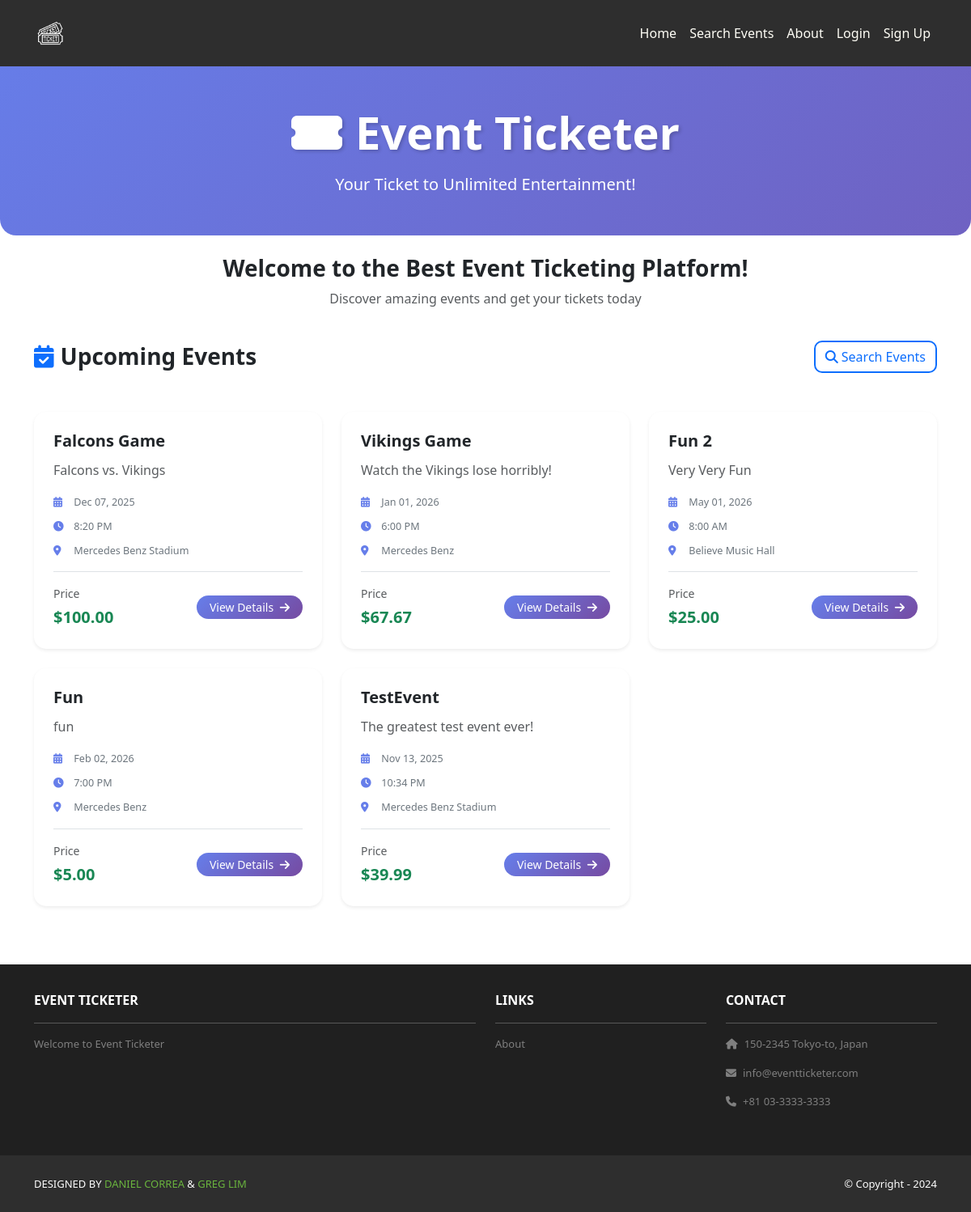
The app's page /, older data.
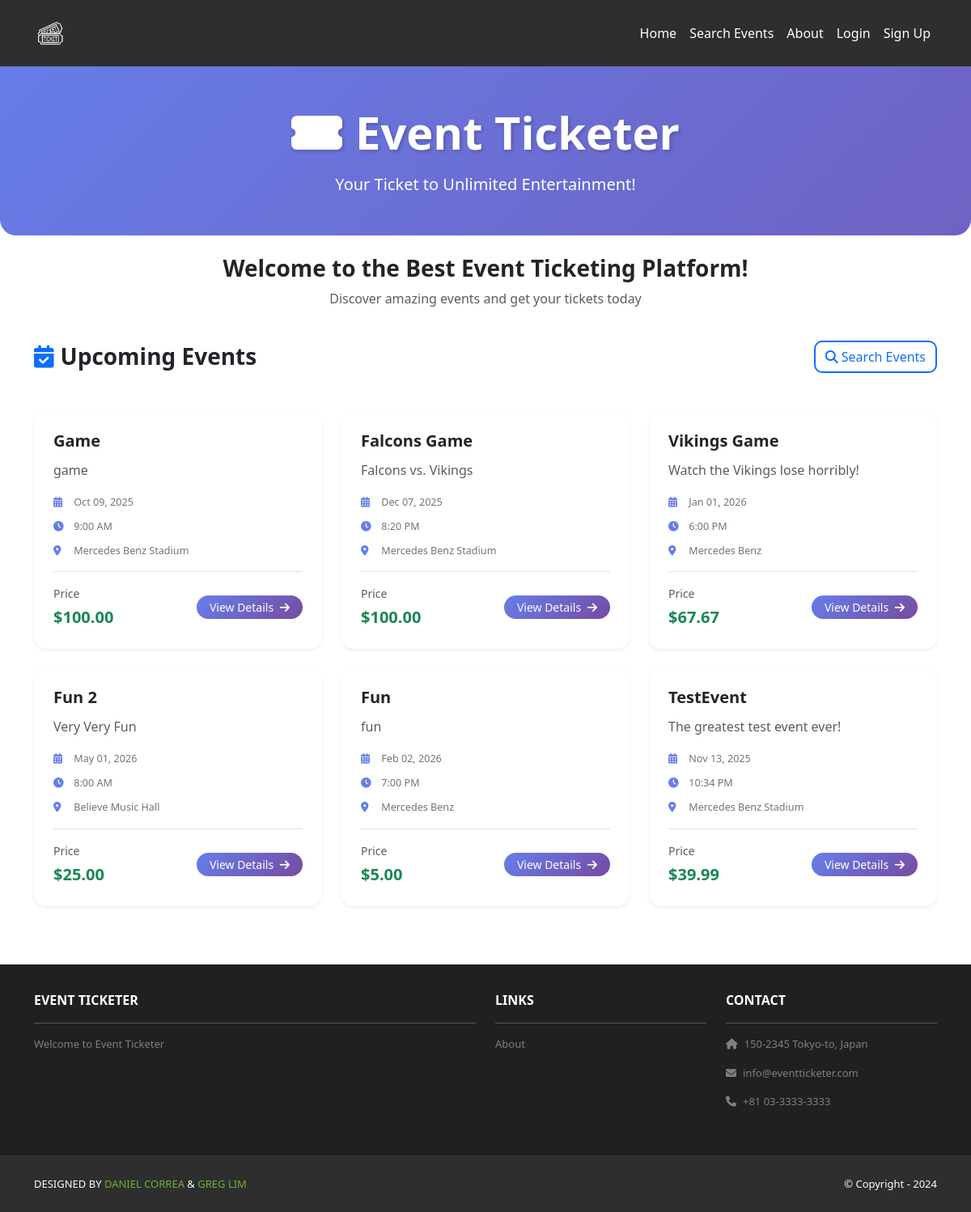
The same page, newer data.
### home/models.py (models this page shows, shortened)
class Event(models.Model):
    MODERATION_STATUS_CHOICES = [
        ('pending', 'Pending Review'),
        ('approved', 'Approved'),
        ('rejected', 'Rejected'),
    ]
    title = models.CharField(max_length=200)
    description = models.TextField()
    date = models.DateField()
    time = models.TimeField()
    venue = models.CharField(max_length=300)
    latitude = models.DecimalField(max_digits=9, decimal_places=6, null=True, blank=True)
    longitude = models.DecimalField(max_digits=9, decimal_places=6, null=True, blank=True)
    ticket_price = models.DecimalField(max_digits=10, decimal_places=2)
    ticket_availability = models.PositiveIntegerField()
    organizer = models.ForeignKey(User, on_delete=models.CASCADE, related_name='organized_events')
    created_at = models.DateTimeField(auto_now_add=True)
    updated_at = models.DateTimeField(auto_now=True)
    is_published = models.BooleanField(default=True)
    moderation_status = models.CharField(
        max_length=20,
        choices=MODERATION_STATUS_CHOICES,
        default='pending',
        help_text='Status of event moderation review'
    )
    moderation_notes = models.TextField(
        blank=True,
        null=True,
        help_text='Admin notes about moderation decision'
    )
    moderated_by = models.ForeignKey(
        User,
        on_delete=models.SET_NULL,
        null=True,
        blank=True,
        related_name='moderated_events',
        help_text='Administrator who reviewed this event'
    )
    moderated_at = models.DateTimeField(null=True, blank=True)
    class Meta:
        ordering = ['-created_at']

### home/views.py (the view)
# urls.py: path('', views.index, name='home.index'),
def index(request):
    template_data = {}
    template_data['title'] = 'Event Ticketer'
    events = Event.objects.filter(is_published=True, moderation_status='approved')
    name_filter = request.GET.get('name', '').strip()
    price_min = request.GET.get('price_min', '').strip()
    price_max = request.GET.get('price_max', '').strip()
    location_filter = request.GET.get('location', '').strip()
    if name_filter:
        events = events.filter(title__icontains=name_filter)
    if price_min:
        try:
            price_min_decimal = Decimal(price_min)
            events = events.filter(ticket_price__gte=price_min_decimal)
        except (InvalidOperation, ValueError):
            pass  # Invalid price_min value, ignore filter
    if price_max:
        try:
            price_max_decimal = Decimal(price_max)
            events = events.filter(ticket_price__lte=price_max_decimal)
        except (InvalidOperation, ValueError):
            pass  # Invalid price_max value, ignore filter
    if location_filter:
        events = events.filter(venue__icontains=location_filter)
    events = events.order_by('-created_at')
    return render(request, 'home/index.html', {
        'template_data': template_data,
        'events': events,
        'current_filters': {
            'name': name_filter,
            'price_min': price_min,
            'price_max': price_max,
            'location': location_filter,
        }
    })

### home/templates/home/index.html (shortened to what this page needs)
{% extends 'base.html' %}
{% load static %}
{% block content %}
<header class="masthead bg-index text-white text-center py-5 mb-4">
  <div class="container">
    <div class="row">
      <div class="col-lg-8 mx-auto">
        <h1 class="display-4 fw-bold mb-3" style="text-shadow: 2px 2px 4px rgba(0, 0, 0, 0.2);">
          <i class="fas fa-ticket-alt me-3"></i>Event Ticketer
        </h1>
        <p class="lead mb-0">Your Ticket to Unlimited Entertainment!</p>
      </div>
    </div>
  </div>
</header>
<div class="container mb-5">
    <div class="row">
      <div class="col-lg-8 mx-auto text-center mb-4">
        <h3 class="fw-semibold mb-2">Welcome to the Best Event Ticketing Platform!</h3>
        <p class="text-muted">Discover amazing events and get your tickets today</p>
      </div>
    </div>
    {% if events %}
    <div class="row">
      <div class="col-12 mb-4">
        <div class="d-flex justify-content-between align-items-center mb-4">
          <h3 class="fw-bold mb-0">
            <i class="fas fa-calendar-check me-2 text-primary"></i>Upcoming Events
          </h3>
          <a href="{% url 'home.events_search' %}" class="btn btn-outline-primary">
            <i class="fas fa-search me-1"></i>Search Events
          </a>
        </div>
      </div>
      {% for event in events %}
      <div class="col-md-6 col-lg-4 mb-4">
        <div class="card h-100 shadow-sm event-card">
          <div class="card-body">
            <h5 class="card-title">{{ event.title }}</h5>
            <p class="card-text text-muted">{{ event.description|truncatewords:15 }}</p>
            <div class="event-info mb-2">
              <small>
                <i class="fas fa-calendar-alt me-1"></i>
                {{ event.date|date:"M d, Y" }}
              </small>
            </div>
            <div class="event-info mb-2">
              <small>
                <i class="fas fa-clock me-1"></i>
                {{ event.time|time:"g:i A" }}
              </small>
            </div>
            <div class="event-info mb-2">
              <small>
                <i class="fas fa-map-marker-alt me-1"></i>
                {{ event.venue|truncatewords:5 }}
              </small>
            </div>
            <div class="d-flex justify-content-between align-items-center mt-3 pt-3 border-top">
              <div>
                <span class="text-muted small d-block mb-1">Price</span>
                <span class="text-success fw-bold fs-5">${{ event.ticket_price }}</span>
              </div>
              <a href="{% url 'home.event_detail' event.id %}" class="btn btn-sm btn-primary rounded-pill px-3">
                View Details <i class="fas fa-arrow-right ms-1"></i>
              </a>
            </div>
          </div>
        </div>
      </div>
      {% endfor %}
    </div>
    {% endif %}
</div>
{% endblock content %}

### eventticketer/templates/base.html (shortened to what this page needs)
<!DOCTYPE html>
<html>
    {% load static %}
  <head>
    <link href="https://cdn.jsdelivr.net/npm/bootstrap@5.3.3/dist/css/bootstrap.min.css" rel="stylesheet">
    <link rel="stylesheet" href="https://cdnjs.cloudflare.com/ajax/libs/font-awesome/6.1.1/css/all.min.css">
    <link rel="stylesheet" type="text/css" href="{% static 'css/style.css' %}">
  </head>
  <body>
    <nav class="p-3 navbar navbar-dark bg-dark navbar-expand-lg">
      <div class="container">
        <a class="navbar-brand" href="{% url 'home.index' %}">
          <img src="{% static 'img/logo.png' %}" alt="logo" height="40" />
        </a>
        <div class="collapse navbar-collapse" id="navbarNavAltMarkup">
          <div class="navbar-nav ms-auto navbar-ml">
            <a class="nav-link" href="{% url 'home.index' %}">Home</a>
            <a class="nav-link" href="{% url 'home.events_search' %}">Search Events</a>
            <a class="nav-link" href="{% url 'home.about' %}">About</a>
            {% if user.is_authenticated %}
              {% if user.userprofile.user_type == 'administrator' %}
                <a class="nav-link" href="{% url 'home.admin_event_moderation' %}">
                  <i class="fas fa-shield-alt me-1"></i>Moderation
                </a>
                <a class="nav-link" href="{% url 'home.admin_user_management' %}">
                  <i class="fas fa-users-cog me-1"></i>User Management
                </a>
              {% elif user.userprofile.user_type == 'event_organizer' %}
                <a class="nav-link" href="{% url 'home.dashboard' %}">
                  <i class="fas fa-chart-line me-1"></i>Dashboard
                </a>
                <a class="nav-link" href="{% url 'home.create_event' %}">Create Event</a>
                <a class="nav-link" href="{% url 'home.my_events' %}">My Events</a>
              {% elif user.userprofile.user_type == 'attendee' %}
                <a class="nav-link" href="{% url 'home.events_map' %}">
                  <i class="fas fa-map-marked-alt me-1"></i>Events Map
                </a>
                <a class="nav-link" href="{% url 'home.view_cart' %}">
                  <i class="fas fa-shopping-cart me-1"></i>Cart
                </a>
                <a class="nav-link" href="{% url 'home.my_orders' %}">My Orders</a>
                <a class="nav-link" href="{% url 'home.chat_rooms' %}">
                  <i class="fas fa-comments me-1"></i>Chat
                </a>
              {% endif %}
              <span class="nav-link text-light">
                <i class="fas fa-user me-1"></i>
                {{ user.username }} ({{ user.userprofile.get_user_type_display }})
              </span>
              <a class="nav-link" href="{% url 'user_accounts.logout' %}">Logout</a>
            {% else %}
              <a class="nav-link" href="{% url 'user_accounts.login' %}">Login</a>
              <a class="nav-link" href="{% url 'user_accounts.signup' %}">Sign Up</a>
            {% endif %}
          </div>
        </div>
      </div>
    </nav>
    <div>
      {% block content %}
      {% endblock content %}
    </div>
    <section class="p-3 ms-footer d-none d-md-block">
      <div class="container">
        <div class="row mt-3 text-white">
          <div class="col-md-6 col-lg-6 col-xl-6 mx-auto mb-4">
            <b>EVENT TICKETER</b>
            <hr />
            <p>Welcome to Event Ticketer</p>
          </div>
          <div class="col-md-3 col-lg-3 col-xl-3 mx-auto mb-4">
            <b>LINKS</b>
            <hr />
            <p><a class="nav-link" href="{% url 'home.about' %}">About</a></p>
          </div>
          <div class="col-md-3 col-lg-3 col-xl-3 mx-auto mb-4">
            <b>CONTACT</b>
            <hr />
            <p><i class="fas fa-home me-2"></i>150-2345 Tokyo-to, Japan</p>
            <p><i class="fas fa-envelope me-2"></i>info@eventticketer.com</p>
            <p><i class="fas fa-phone me-2"></i>+81 03-3333-3333</p>
          </div>
        </div>
      </div>
    </section>
    <section class="p-3 ms-footer-bottom bg-dark">
      <div class="container d-flex justify-content-between">
        <div class="me-5 text-white">
          <span>DESIGNED BY <a href="https://www.x.com/danielgarax" target="_blank">DANIEL CORREA</a> & <a href="https://www.x.com/greglim81" target="_blank">GREG LIM</a></span>
        </div>
        <div class="text-white">
          <span>© Copyright - 2024</span>
        </div>
      </div>
    </section>
  </body>
</html>

### eventticketer/static/css/style.css (style rules this page uses)
.bg-index { background: linear-gradient(135deg, #667eea 0%, #764ba2 100%); background-attachment: fixed; background-size: cover; }
.navbar a.nav-link { color: #FFFEF6 !important; }
.bg-dark { background-color: #2E2E2E !important; }
.ms-footer { background-color: #202020; }
.ms-footer p { color: #7F7F7F; font-size: 13px; }
.ms-footer-bottom span { font-size: 13px; line-height: 38px; }
.ms-footer-bottom a { color: #6ab43e; text-decoration: none; }

### home/templates/home/index.html (style rules this page uses)
.bg-index { border-radius: 0 0 20px 20px; }
.bg-index h1 { animation: fadeInDown 0.6s ease-out; }
.bg-index .lead { animation: fadeInUp 0.6s ease-out 0.2s both; }
.event-card { border: none; border-radius: 15px; transition: transform 0.3s ease, box-shadow 0.3s ease; overflow: hidden; background: #ffffff; box-shadow: 0 2px 10px rgba(0, 0, 0, 0.08); animation: fadeIn 0.5s ease-in; }
.event-card .card-body { padding: 1.5rem; }
.event-card .card-title { color: #212529; font-weight: 600; margin-bottom: 0.75rem; font-size: 1.25rem; }
.event-info { color: #6c757d; font-size: 0.9rem; }
.event-info i { color: #667eea; width: 18px; }
.btn-primary { border-radius: 10px; font-weight: 500; transition: all 0.3s ease; background: linear-gradient(135deg, #667eea 0%, #764ba2 100%); border: none; }
.btn-outline-primary { border-radius: 10px; border-width: 2px; font-weight: 500; transition: all 0.3s ease; }

Row changes from the older to the newer data that the page shows:
added Event: title "Game", description "game", date "Oct 09, 2025", time "9:00 AM", venue "Mercedes Benz Stadium", ticket_price "100.00"
